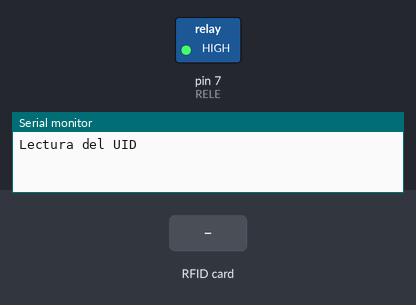
A sketch run on a simulated Arduino Uno, built with avr-gcc and run on an emulated ATmega328P. On the bench: switched loads named in the sketch (green lamp = pin HIGH), the last lines printed to the serial monitor. Inputs (shaded band) come from the test bench. Pins used as bus, display or sensor lines are not drawn.

Above: at 1.2 s.
1.3 s: RFID card 5E 7A 19 C4 held to the reader
At 2.7 s:
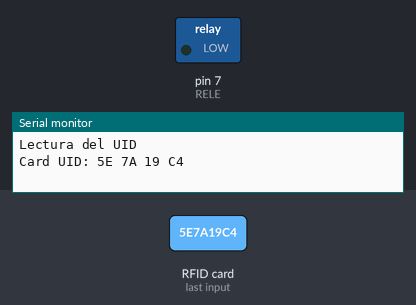
Timing chart, 0 to 6.8 s (numbered marks = the images above; inputs shaded):
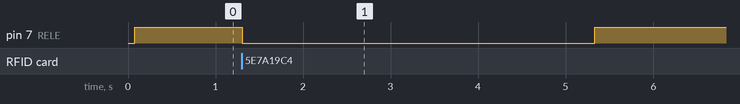

Measured:
- after the input at 1.3 s, pin 7 (RELE): HIGH → LOW at once, → HIGH 4.0 s later

The sketch:

Lector_de_tarjeta.ino
```cpp
#include <SPI.h>
#include <MFRC522.h>

#define RST_PIN  9    //Pin 9 para el reset del RC522
#define SS_PIN  10   //Pin 10 para el SS (SDA) del RC522
#define RELE 7
MFRC522 mfrc522(SS_PIN, RST_PIN); //Creamos el objeto para el RC522

void setup() {
  Serial.begin(9600); //Iniciamos la comunicación  serial
  SPI.begin();        //Iniciamos el Bus SPI
  mfrc522.PCD_Init(); // Iniciamos  el MFRC522
  Serial.println("Lectura del UID");
  pinMode(RELE, OUTPUT);
}

void loop() {
  // Revisamos si hay nuevas tarjetas  presentes
  if ( mfrc522.PICC_IsNewCardPresent())
  {
    //Seleccionamos una tarjeta
    if ( mfrc522.PICC_ReadCardSerial())
    {
      // Enviamos serialemente su UID
      Serial.print("Card UID:");
      for (byte i = 0; i < mfrc522.uid.size; i++) {
        Serial.print(mfrc522.uid.uidByte[i] < 0x10 ? " 0" : " ");
        Serial.print(mfrc522.uid.uidByte[i], HEX);
      }
      digitalWrite(RELE, LOW);
      delay(4000);
      Serial.println();
      // Terminamos la lectura de la tarjeta  actual
      mfrc522.PICC_HaltA();
    }

  }
  else {
    digitalWrite(RELE, HIGH);
  }
}
```
